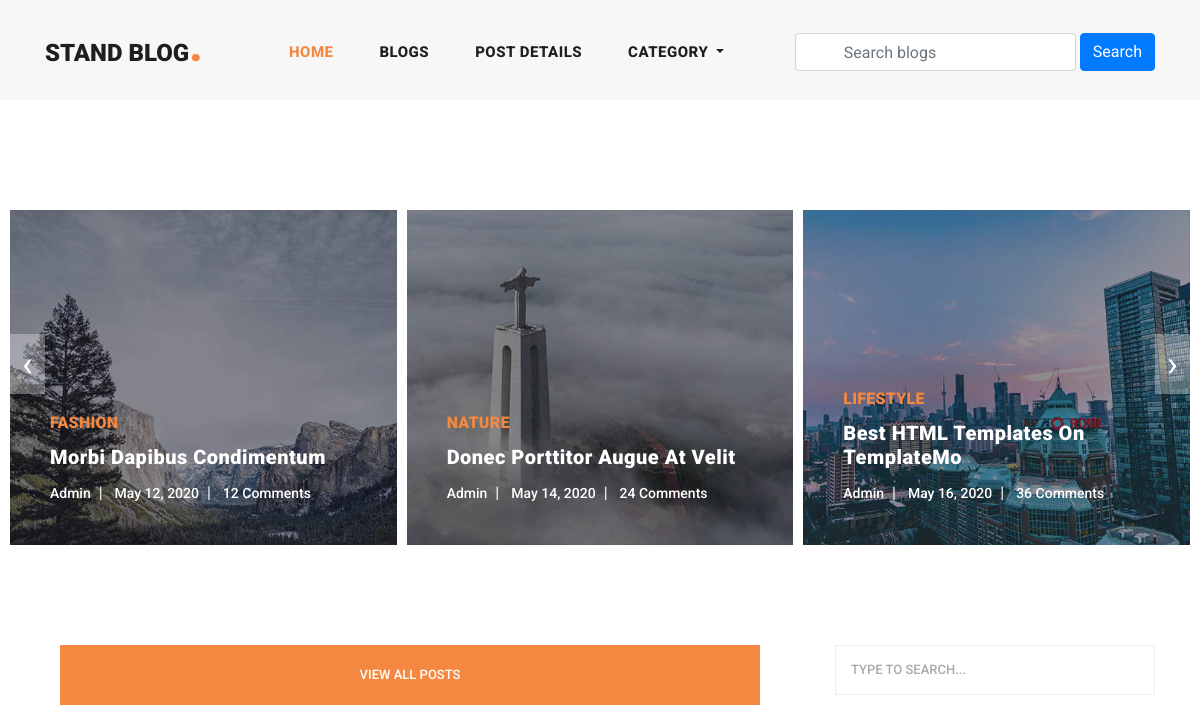
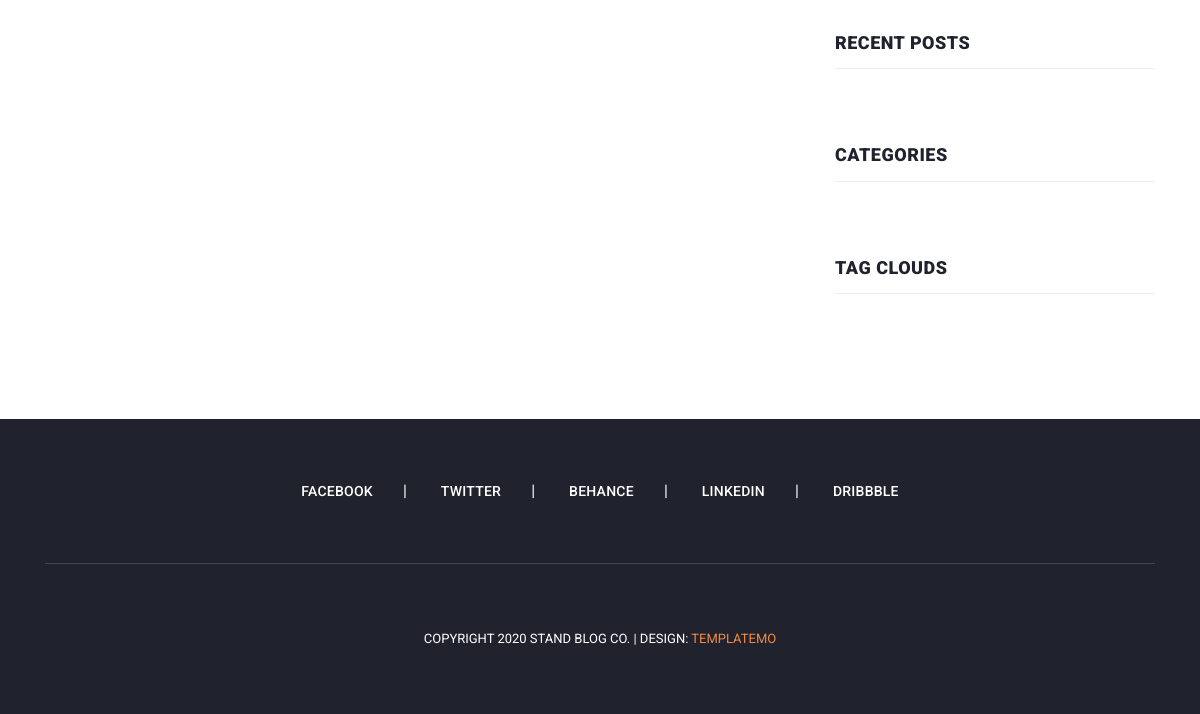
The app's page /, older data (2 pictures, top to bottom).
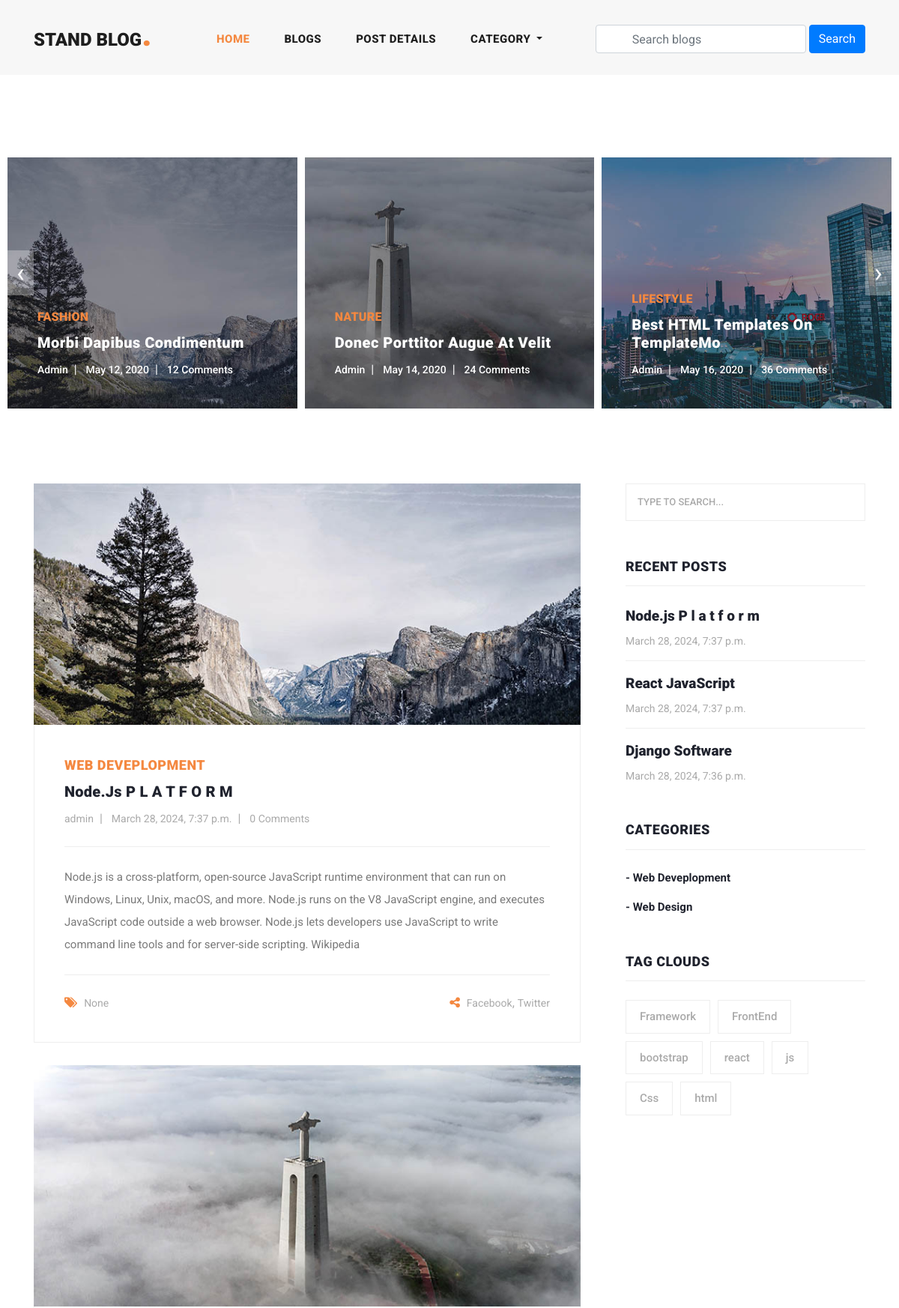
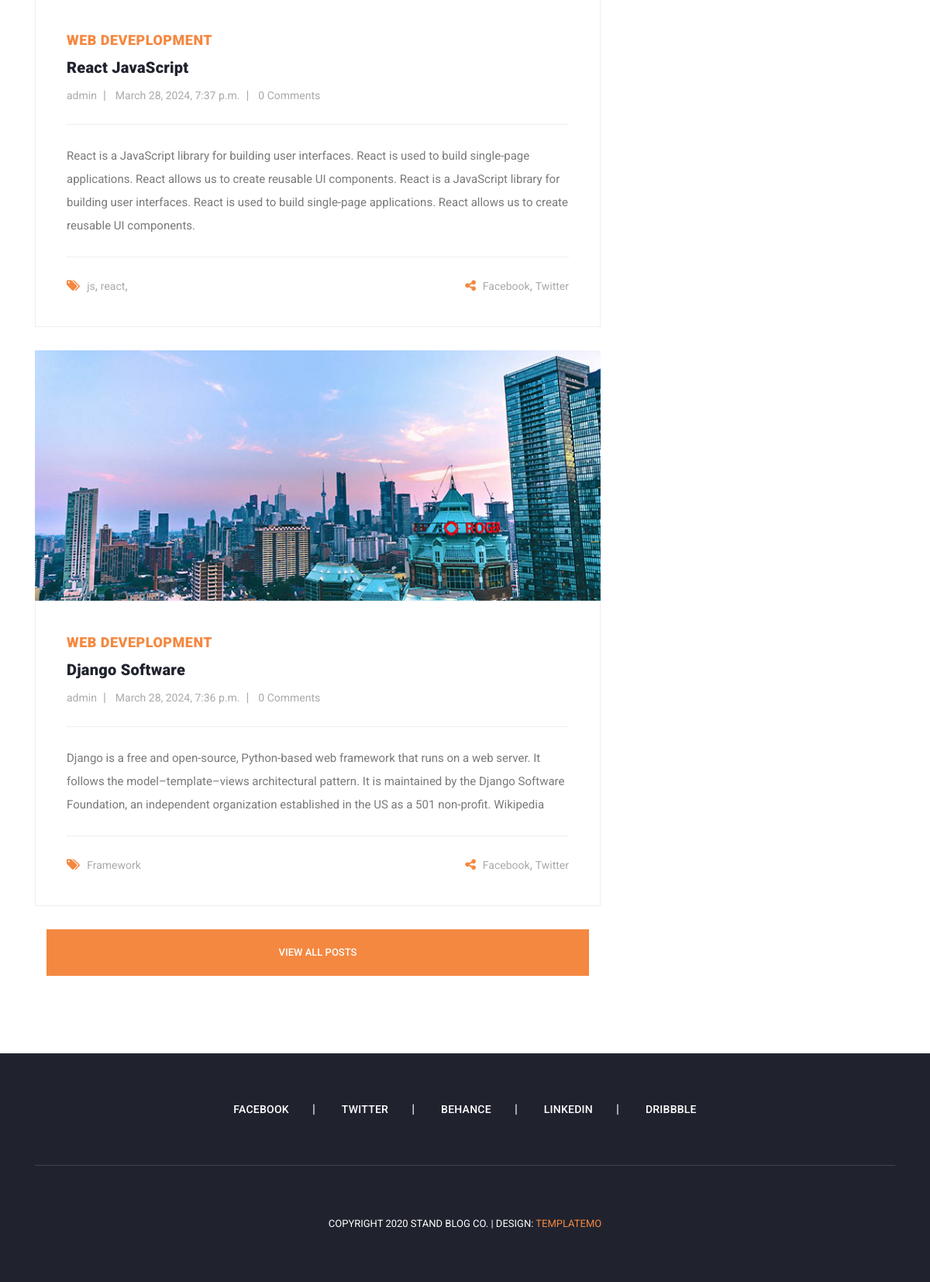
The same page, newer data (2 pictures, top to bottom).
### blog/models.py (models this page shows, shortened)
class Blog(models.Model):
    user = models.ForeignKey(
        User, related_name='user_blogs', on_delete=models.CASCADE)
    category = models.ForeignKey(
        Category, related_name='category_blogs', on_delete=models.CASCADE)
    tags = models.ManyToManyField(Tag, blank=True, related_name='tag_blogs')
    title = models.CharField(max_length=200, unique=True)
    slug = models.SlugField(unique=True, blank=True, null=True, max_length=300)
    banner = models.ImageField(upload_to="blog_Images",)
    description = models.TextField()
    created_date = models.DateTimeField(auto_now_add=True)
    class Meta:
        db_table = ''
        managed = True
        verbose_name = 'Blog'
        verbose_name_plural = 'Blogs'

class Category(models.Model):
    title = models.CharField(max_length=200, unique=True)
    slug = models.SlugField(unique=True, blank=True, null=True, max_length=300)
    created_date = models.DateTimeField(auto_now_add=True)
    def __str__(self):
        return self.title
    class Meta:
        db_table = ''
        managed = True
        verbose_name = 'Category'
        verbose_name_plural = 'Categories'

class Tag(models.Model):
    title = models.CharField(max_length=200, unique=True)
    slug = models.SlugField(unique=True, blank=True, null=True, max_length=300)
    created_date = models.DateTimeField(auto_now_add=True)
    class Meta:
        db_table = ''
        managed = True
        verbose_name = 'Tag'
        verbose_name_plural = 'Tags'

### user_profile/models.py (models this page shows, shortened)
class User(AbstractUser):
    email = models.EmailField(
        max_length=254,
        unique=True,
        error_messages={
            'unique': "Email Must Be Unique",
        })
    profile_image = models.ImageField(
        upload_to="Profile_images/",
        blank=True,
        null=True
        )
    USERNAME_FIELD = 'email'
    REQUIRED_FIELDS = ['username']
    objects = CustomUserManager()

### blog/views.py (the view)
# urls.py: path('', views.home, name="home"),
def home(request):
    blogs = Blog.objects.all().order_by('-created_date')
    tags = Tag.objects.all().order_by('-created_date')
    context = {
        'blogs': blogs,
        'tags': tags
    }
    return render(request, 'home.html', context)

### blog/context_processors.py (called while the page is built)
def get_all_categories(request):
    categories = Category.objects.all()
    context = {
        "categories":categories
    }
    return context

### templates/home.html (shortened to what this page needs)
{% extends 'base.html' %}
{% load static %}
{% block content %}
{% include 'banner.html' %}
<section class="blog-posts">
  <div class="container">
    <div class="row">
      <div class="col-lg-8">
        <div class="all-blog-posts">
          <div class="row">
            {% for blog in blogs|slice:"3" %}
            <div class="col-lg-12">
              <div class="blog-post">
                <div class="blog-thumb">
                  <img src="{{ blog.banner.url }}" alt="">
                </div>
                <div class="down-content">
                  <span>{{blog.category}}</span>
                  <a href="{% url 'blog_details' blog.slug %}">
                    <h4>{{blog.title}}</h4>
                  </a>
                  <ul class="post-info">
                    <li><a href="#">{{blog.user.username}}</a></li>
                    <li><a href="#">{{blog.created_date}}</a></li>
                    <li><a href="#">{{blog.blog_comments.all.count}} Comments</a></li>
                  </ul>
                  <p>{{blog.description}}</p>
                  <div class="post-options">
                    <div class="row">
                      <div class="col-6">
                        <ul class="post-tags">
                          <li><i class="fa fa-tags"></i></li>
                          {% if blog.tags.all.count > 0 %}
                          {% for tag in blog.tags.all %}
                          <li><a href="#">{{tag.title}}</a>{% if blog.tags.all.count > 1 %}, {% endif %}</li>
                          {% endfor %}
                          {% else %}
                          <li><a href="#">None</a></li>
                          {% endif %}
                        </ul>
                      </div>
                      <div class="col-6">
                        <ul class="post-share">
                          <li><i class="fa fa-share-alt"></i></li>
                          <li><a href="#">Facebook</a>,</li>
                          <li><a href="#"> Twitter</a></li>
                        </ul>
                      </div>
                    </div>
                  </div>
                </div>
              </div>
            </div>
            {% endfor %}
          </div>
          <div class="col-lg-12">
            <div class="main-button">
              <a href="{% url 'blogs' %}">View All Posts</a>
            </div>
          </div>
        </div>
      </div>
      {% include 'sidebar.html' %}
    </div>
  </div>
</section>
{% endblock content %}

### templates/base.html (shortened to what this page needs)
<!DOCTYPE html>
<html lang="en">
<head>
    {% load static %}
    <link href="{% static 'assets/vendor/bootstrap/css/bootstrap.min.css' %}" rel="stylesheet">
    <link rel="stylesheet" href="{% static 'assets/css/fontawesome.css' %}">
    <link rel="stylesheet" href="{% static 'assets/css/templatemo-stand-blog.css' %}">
    <link rel="stylesheet" href="{% static 'assets/css/owl.css' %}">
</head>
<body>
    {% include 'header.html' %}
    {% block content %}
    {% endblock content %}
    {% include 'footer.html' %}
</body>
</html>

### templates/header.html (shortened to what this page needs)
<header class="">
    <nav class="navbar navbar-expand-lg">
        <div class="container">
            <a class="navbar-brand" href="{% url 'home' %}">
                <h2>Stand Blog<em>.</em></h2>
            </a>
            <div class="collapse navbar-collapse" id="navbarResponsive">
                <ul class="navbar-nav ml-auto">
                    <li class="nav-item active">
                        <a class="nav-link" href="{% url 'home' %}">Home
                        </a>
                    </li>
                    <li class="nav-item">
                        <a class="nav-link" href="{% url 'blogs' %}">Blogs</a>
                    </li>
                    <li class="nav-item">
                        <a class="nav-link" href="post-details.html">Post Details</a>
                    </li>
                    <li class="nav-item dropdown">
                        <a class="nav-link dropdown-toggle" href="#" id="navbarDropdown" role="button" data-toggle="dropdown" aria-haspopup="true" aria-expanded="false">
                            Category
                        </a>
                      </li>
                </ul>
                <form class="form-inline d-flex flex-nowrap my-2 ml-auto search-form" action="{% url 'search_blog' %}" method="GET">
                    <input class="form-control px-5" name="search" type="text" placeholder="Search blogs" required>
                    <button type="submit" class="btn btn-primary ml-1">Search</button>
                </form>
            </div>
        </div>
    </nav>
</header>

### templates/banner.html (shortened to what this page needs)
  {% load static %}
    <div class="main-banner header-text">
        <div class="container-fluid">
          <div class="owl-banner owl-carousel">
            <div class="item">
              <img src="{% static 'assets/images/banner-item-01.jpg' %}" alt="">
              <div class="item-content">
                <div class="main-content">
                  <div class="meta-category">
                    <span>Fashion</span>
                  </div>
                  <a href="post-details.html"><h4>Morbi dapibus condimentum</h4></a>
                  <ul class="post-info">
                    <li><a href="#">Admin</a></li>
                    <li><a href="#">May 12, 2020</a></li>
                    <li><a href="#">12 Comments</a></li>
                  </ul>
                </div>
              </div>
            </div>
            <div class="item">
              <img src="{% static 'assets/images/banner-item-02.jpg' %}" alt="">
              <div class="item-content">
                <div class="main-content">
                  <div class="meta-category">
                    <span>Nature</span>
                  </div>
                  <a href="post-details.html"><h4>Donec porttitor augue at velit</h4></a>
                  <ul class="post-info">
                    <li><a href="#">Admin</a></li>
                    <li><a href="#">May 14, 2020</a></li>
                    <li><a href="#">24 Comments</a></li>
                  </ul>
                </div>
              </div>
            </div>
            <div class="item">
              <img src="{% static 'assets/images/banner-item-03.jpg' %}" alt="">
              <div class="item-content">
                <div class="main-content">
                  <div class="meta-category">
                    <span>Lifestyle</span>
                  </div>
                  <a href="post-details.html"><h4>Best HTML Templates on TemplateMo</h4></a>
                  <ul class="post-info">
                    <li><a href="#">Admin</a></li>
                    <li><a href="#">May 16, 2020</a></li>
                    <li><a href="#">36 Comments</a></li>
                  </ul>
                </div>
              </div>
            </div>
          </div>
        </div>
      </div>

### templates/sidebar.html
<div class="col-lg-4">
    <div class="sidebar">
        <div class="row">
            <div class="col-lg-12">
                <div class="sidebar-item search">
                    <form id="search_form" name="gs" method="GET" action="#">
                        <input type="text" name="q" class="searchText" placeholder="type to search..."
                            autocomplete="on">
                    </form>
                </div>
            </div>
            <div class="col-lg-12">
                <div class="sidebar-item recent-posts">
                    <div class="sidebar-heading">
                        <h2>Recent Posts</h2>
                    </div>
                    <div class="content">
                        <ul>
                            {% for blog in blogs|slice:"3" %}
                            <li><a href="#">
                                    <h5>{{blog.title}}</h5>
                                    <span>{{blog.created_date}}</span>
                                </a></li>
                            {% endfor %}
                        </ul>
                    </div>
                </div>
            </div>
            <div class="col-lg-12">
                <div class="sidebar-item categories">
                    <div class="sidebar-heading">
                        <h2>Categories</h2>
                    </div>
                    <div class="content">
                        <ul>
                            {% for cat in categories %}
                            <li><a href="{% url 'catagory_blog' cat.slug %}">- {{cat.title}}</a></li>
                            {% endfor %}
                        </ul>
                    </div>
                </div>
            </div>
            <div class="col-lg-12">
                <div class="sidebar-item tags">
                    <div class="sidebar-heading">
                        <h2>Tag Clouds</h2>
                    </div>
                    <div class="content">
                        <ul>
                            {% for tag in tags %}
                            <li><a href="{% url 'tag_blogs' tag.slug %}">{{tag.title}}</a></li>
                            {% endfor %}
                        </ul>
                    </div>
                </div>
            </div>
        </div>
    </div>
</div>

### templates/footer.html
<footer>
    <div class="container">
        <div class="row">
            <div class="col-lg-12">
                <ul class="social-icons">
                    <li><a href="#">Facebook</a></li>
                    <li><a href="#">Twitter</a></li>
                    <li><a href="#">Behance</a></li>
                    <li><a href="#">Linkedin</a></li>
                    <li><a href="#">Dribbble</a></li>
                </ul>
            </div>
            <div class="col-lg-12">
                <div class="copyright-text">
                    <p>Copyright 2020 Stand Blog Co.
                        | Design: <a rel="nofollow" href="https://templatemo.com" target="_parent">TemplateMo</a></p>
                </div>
            </div>
        </div>
    </div>
</footer>

### templates/scripts.html (shortened to what this page needs)
{% load static %}

Row changes from the older to the newer data that the page shows:
added Blog: banner (picture), category "WEB DEVEPLOPMENT", title "Node.js P L A T F O R M", user.username "admin", created_date "March 28, 2024, 7:37 p.m.", blog_comments.all.count "0", description "Node.js is a cross-platform, open-source JavaScript runtime environment that can run on Windows, Linux, Unix, macOS, and more. Node.js runs on the V8 JavaScript engine, and executes JavaScript code outside a web browser. Node.js lets developers use JavaScript to write command line tools and for server-side scripting. Wikipedia", shows "None", title "Node.js P l a t f o r m"
added Blog: banner (picture), category "WEB DEVEPLOPMENT", title "React JavaScript", user.username "admin", created_date "March 28, 2024, 7:37 p.m.", blog_comments.all.count "0", description "React is a JavaScript library for building user interfaces. React is used to build single-page applications. React allows us to create reusable UI components. React is a JavaScript library for building user interfaces. React is used to build single-page applications. React allows us to create reusable UI components."
added Tag: title "js"
added Tag: title "react"
added Blog: banner (picture), category "WEB DEVEPLOPMENT", title "Django Software", user.username "admin", created_date "March 28, 2024, 7:36 p.m.", blog_comments.all.count "0", description "Django is a free and open-source, Python-based web framework that runs on a web server. It follows the model–template–views architectural pattern. It is maintained by the Django Software Foundation, an independent organization established in the US as a 501 non-profit. Wikipedia"
added Tag: title "Framework"
added Category: title "Web Deveplopment"
added Category: title "Web Design"
added Tag: title "FrontEnd", shown under "TAG CLOUDS"
added Tag: title "bootstrap", shown under "TAG CLOUDS"
added Tag: title "Css", shown under "TAG CLOUDS"
added Tag: title "html", shown under "TAG CLOUDS"
